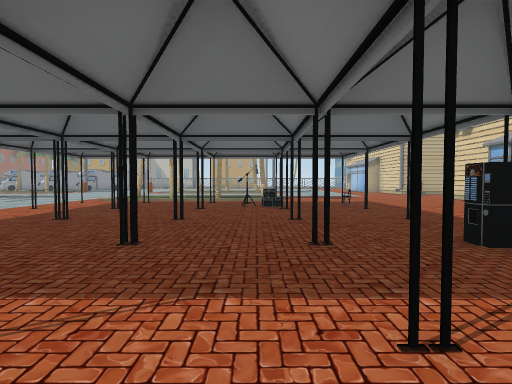
view 1 (above)

24 first-person views from a walk through a scene from a Unity 3-D project. The camera is 1.4 m above the floor, tilts 2° down and sees 80° across. The floor is counted in squares, 2 m on a side. Each view is taken from the middle of a square. On the plan, view 1 faces up. The plan holds only what a view shows up to about 10 squares ahead; the rest is blank. The place goes on beyond the plan. The player is left out. Some animated figures are left out. Some surface patterns are stand-ins.

view 2
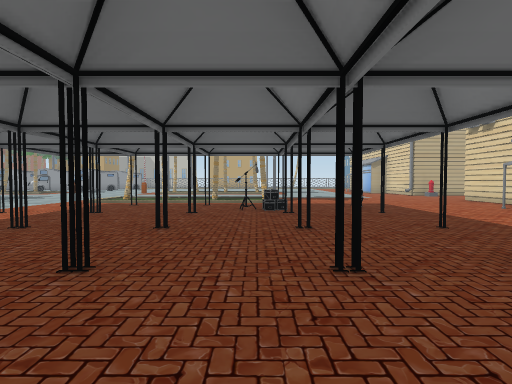

view 3
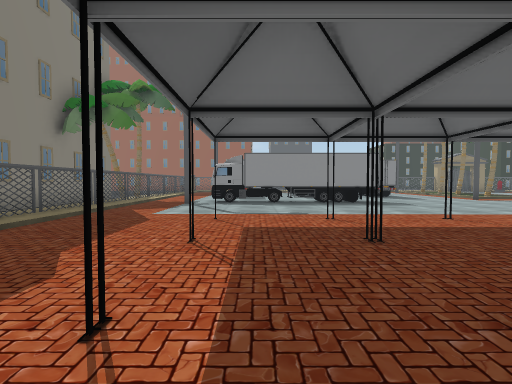

view 4
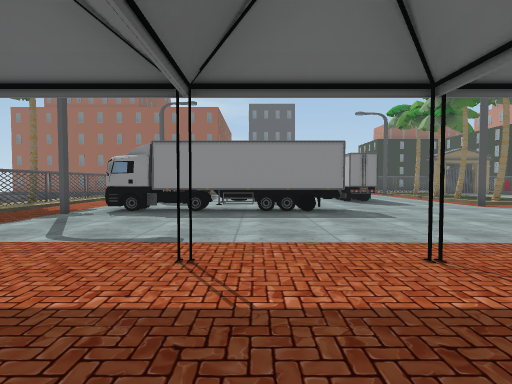

view 5
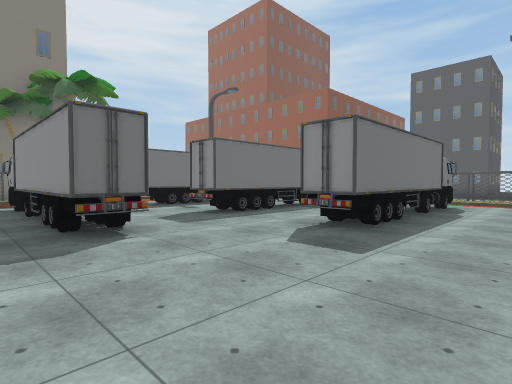

view 6
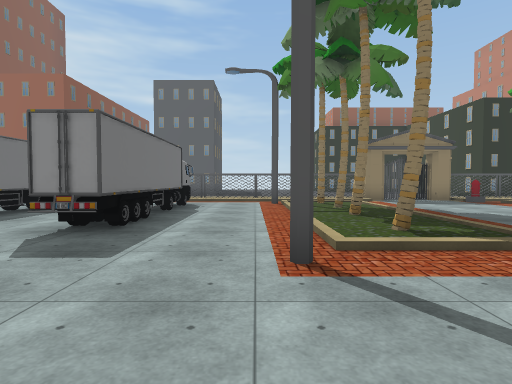

view 7
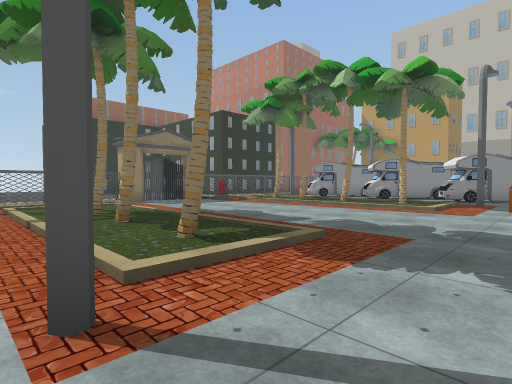

view 8
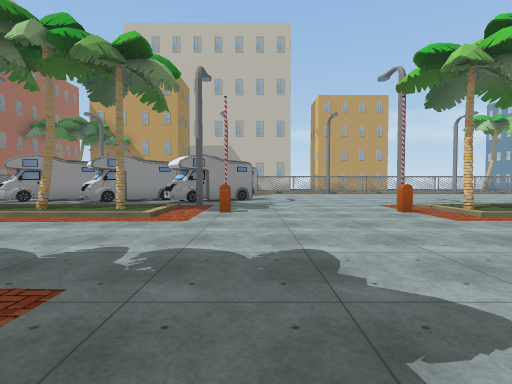

view 9
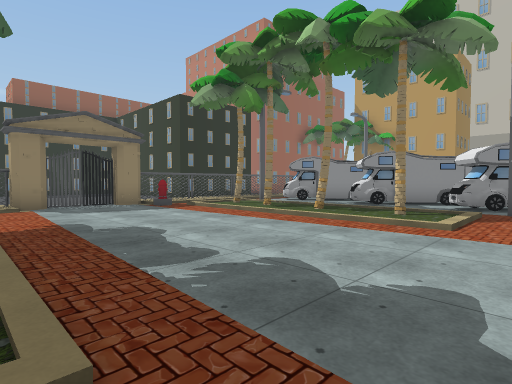

view 10
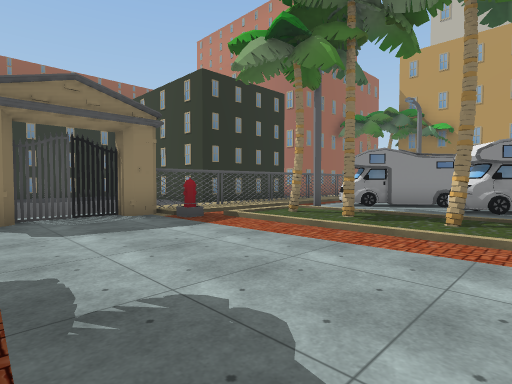

view 11
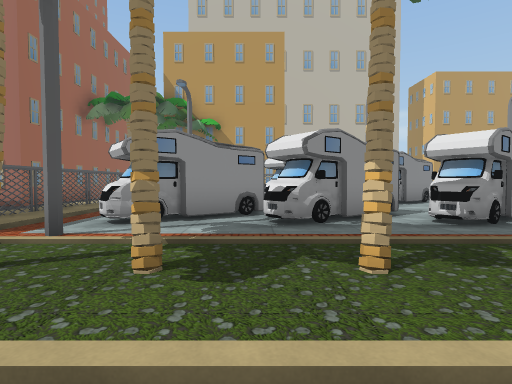

view 12
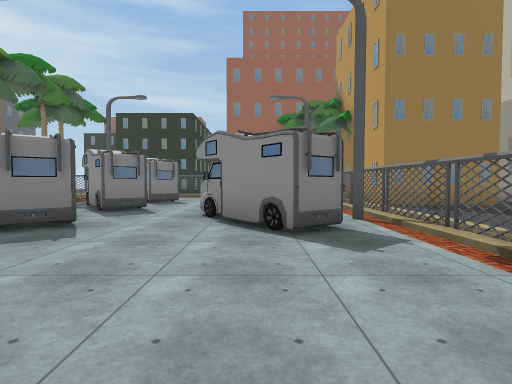

view 13
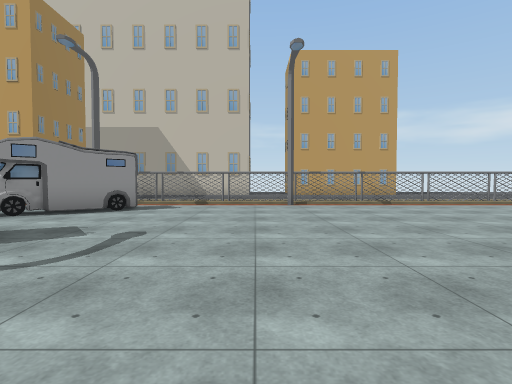

view 14
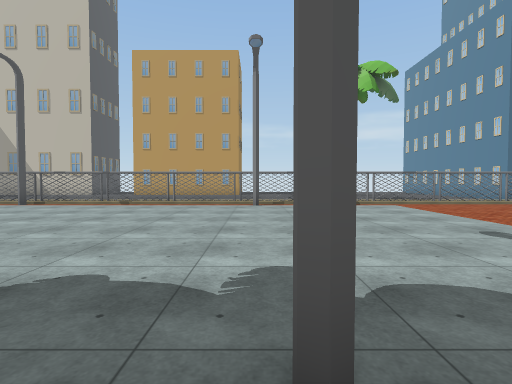

view 15
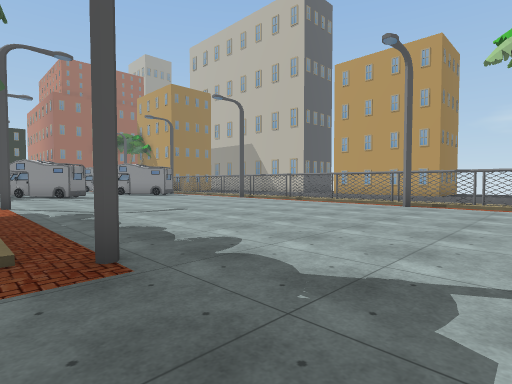

view 16
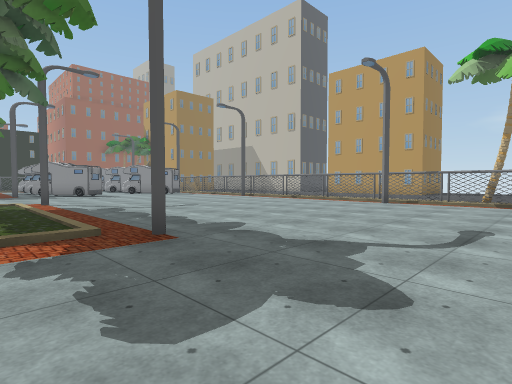

view 17
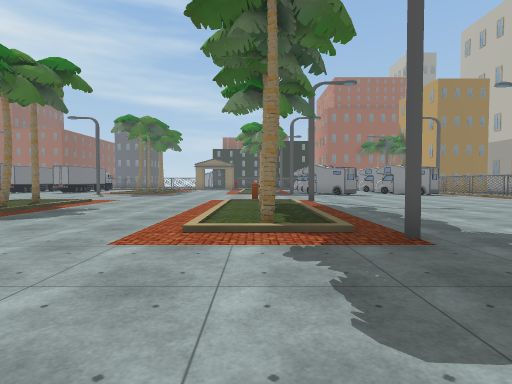

view 18
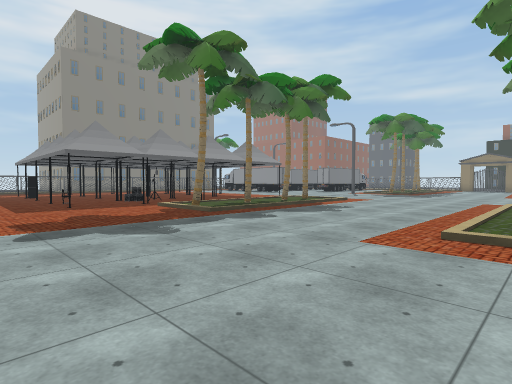

view 19
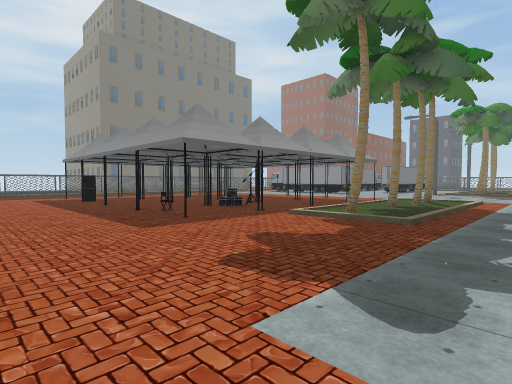

view 20
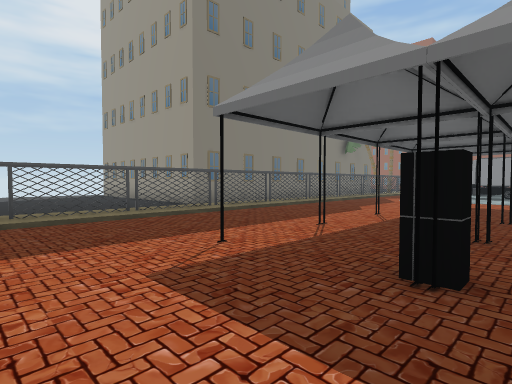

view 21
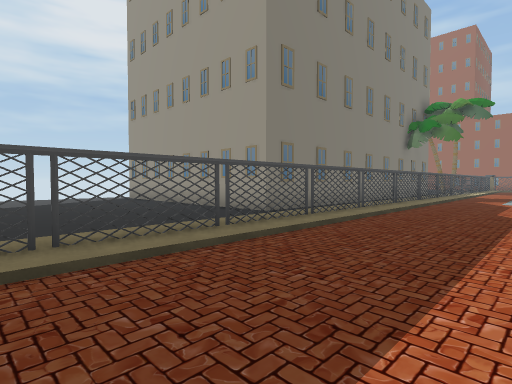

view 22
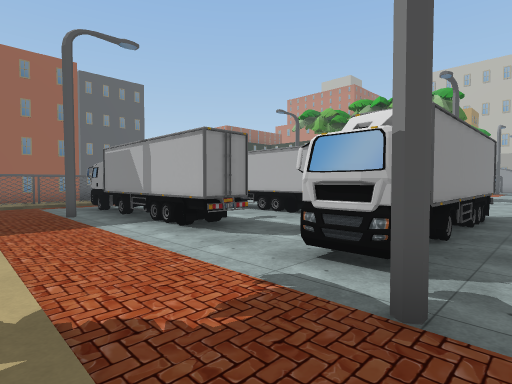

view 23
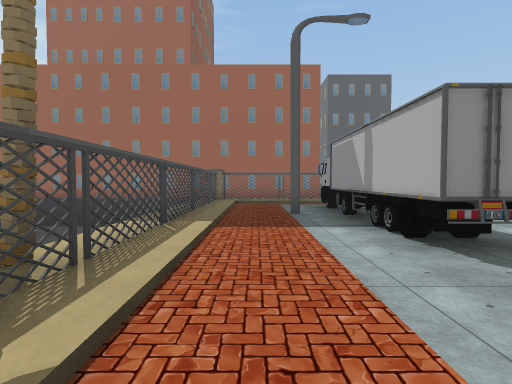

view 24
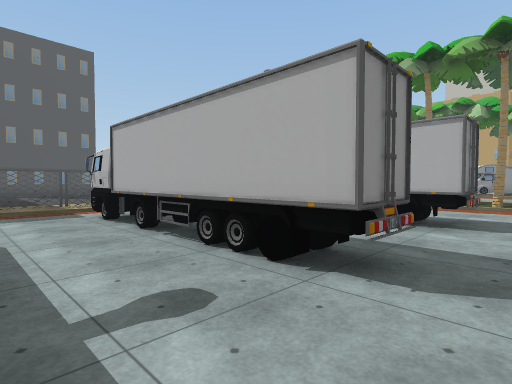

### Floor plan
Key: @ floor where view 1 was taken; # wall or solid block; x gap in a wall; . main floor; : floor 0.25 m higher than the main floor; / step, stairs or slope; = window, fence, low wall or low ledge; M machine; T truck; P palm tree; F fence; O other object.
Columns run from 21 left of view 1 to 6 right of it. Each row starts with its distance up from view 1.
 32       #
 31      ##....
 30       #xx#x#xxx#x#xxxx#xxPx:
 29        ..x.....#............
 28           OO................
 27 F     O  ##.................
 26 F     O .O..................
 25 F:   ......................
 24 F:  ##.OO.#................
 23 F:.O#.##O #O...............
 22 F:.O..O.OO.................
 21 F:#......#.....#......#....
 20 F:/....../............/....
 19 F:/PP.P.P/#...#.PP.P.P/....
 18 F:////////......///////....
 17 FOO........................
 16 O..........................
 15 O...........................
 14 F/............ .............
 13 F:/....../...  ......./.....
 12 F:/PP.P.P/..    P.P.PP/.....
 11 F:#///////..    ///////.....
 10 F:.......#.....O.O..O.O.....
  9 F:...................O..O..#
  8 F:.TTTTTT......O.O..OOO....
  7 F      TT..................
  6 F     ....TT...O.O..O.O....
  5 F   ......TT...............
  4 F:.TTTTTT.TT...............
  3 F:........TT...O.O..O.O.M..
  2 F  .......TT...............
  1 F:.TTTTTT.TT...O.O..O.O.#..
  0 F:...................@.....
 -1 F:.........................
 -2  ::::::::::::::::::::::::::
 -3   =======PP  :::::::::==#==
 -4   ......   ####  #####.....
 -5                      #

Where each view was taken, in squares from view 1:
view 1: 0 up, 0 right, facing up
view 2: 1 up, 0 right, facing up
view 3: 2 up, 0 right, facing left
view 4: 4 up, 3 left, facing left
view 5: 10 up, 9 left, facing down-left
view 6: 10 up, 9 left, facing left
view 7: 10 up, 10 left, facing up-left
view 8: 12 up, 10 left, facing up
view 9: 13 up, 11 left, facing up-left
view 10: 14 up, 14 left, facing up-left
view 11: 17 up, 16 left, facing up
view 12: 27 up, 6 left, facing left
view 13: 20 up, 7 left, facing up
view 14: 20 up, 1 right, facing up
view 15: 20 up, 4 right, facing up-left
view 16: 19 up, 5 right, facing up-left
view 17: 19 up, 5 right, facing left
view 18: 19 up, 5 right, facing down-left
view 19: 15 up, 6 right, facing down-left
view 20: 4 up, 5 right, facing down-left
view 21: 1 up, 5 right, facing down-left
view 22: 2 down, 9 left, facing up-left
view 23: 1 down, 10 left, facing left
view 24: 2 up, 12 left, facing up-left
